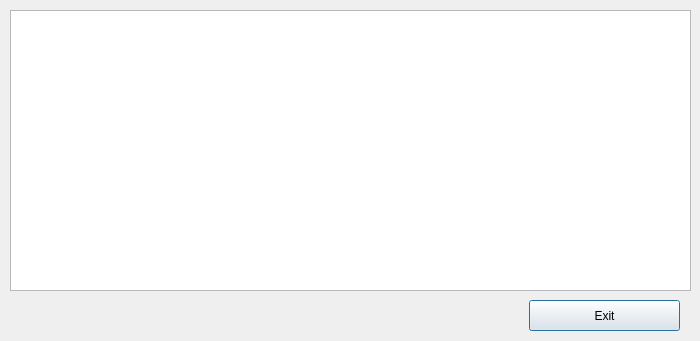
<?xml version="1.0" encoding="UTF-8"?>
<ui version="4.0">
 <class>edit_customer</class>
 <widget class="QDialog" name="edit_customer">
  <property name="geometry">
   <rect>
    <x>0</x>
    <y>0</y>
    <width>700</width>
    <height>341</height>
   </rect>
  </property>
  <property name="windowTitle">
   <string>View Customer</string>
  </property>
  <widget class="QTableView" name="tableView">
   <property name="geometry">
    <rect>
     <x>10</x>
     <y>10</y>
     <width>681</width>
     <height>281</height>
    </rect>
   </property>
  </widget>
  <widget class="QPushButton" name="Exit">
   <property name="geometry">
    <rect>
     <x>529</x>
     <y>300</y>
     <width>151</width>
     <height>31</height>
    </rect>
   </property>
   <property name="text">
    <string>Exit</string>
   </property>
  </widget>
 </widget>
 <resources/>
 <connections>
  <connection>
   <sender>Exit</sender>
   <signal>clicked()</signal>
   <receiver>edit_customer</receiver>
   <slot>close()</slot>
   <hints>
    <hint type="sourcelabel">
     <x>569</x>
     <y>313</y>
    </hint>
    <hint type="destinationlabel">
     <x>430</x>
     <y>312</y>
    </hint>
   </hints>
  </connection>
 </connections>
</ui>
